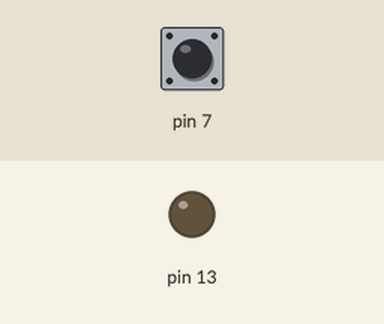
Recording of a sketch running on a simulated Arduino Uno, built with avr-gcc and run on an emulated ATmega328P. On the bench: output pins drawn as LEDs (lit = HIGH). The inputs (shaded band) are chosen by the test bench; at power-on: pin 7 HIGH.

Above: at 1.2 s.
1.3 s: pin 7 pulled LOW for 0.15 s
At 2.5 s:
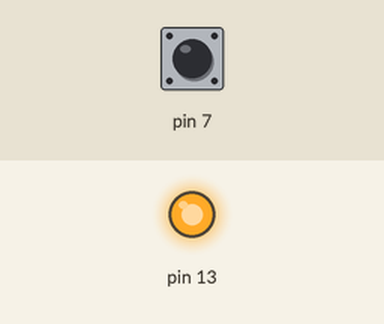
2.9 s: pin 7 pulled LOW for 1 s
At 3.8 s:
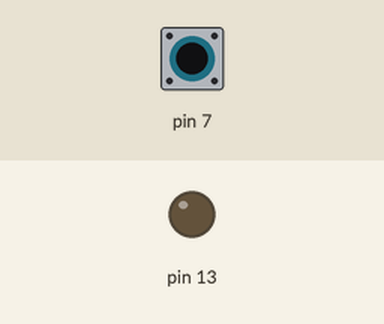
5.4 s: pin 7 pulled LOW for 3.2 s
At 5.7 s:
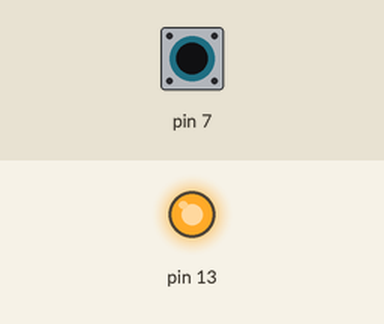
Timing chart, 0 to 8.4 s (numbered marks = the images above; inputs shaded):
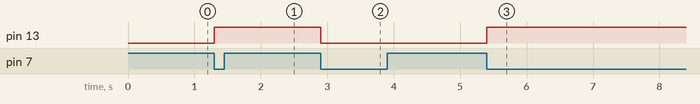

The sketch:

Interruptor_de_Luz.ino
```cpp
//Interruptor de Luz

bool led = 0;
void setup() {
  pinMode(7, INPUT_PULLUP);
  pinMode(13, OUTPUT);
}

void loop() {
  if(digitalRead(7) == LOW){
    led = !led;
    digitalWrite(13, led);
    delay(1000);
    while(digitalRead(7)==LOW);
    delay(100);
  }

}
```

Measured:
- after the input at 1.3 s, pin 13: LOW → HIGH at once
- after the input at 2.9 s, pin 13: HIGH → LOW at once
- after the input at 5.4 s, pin 13: LOW → HIGH at once
